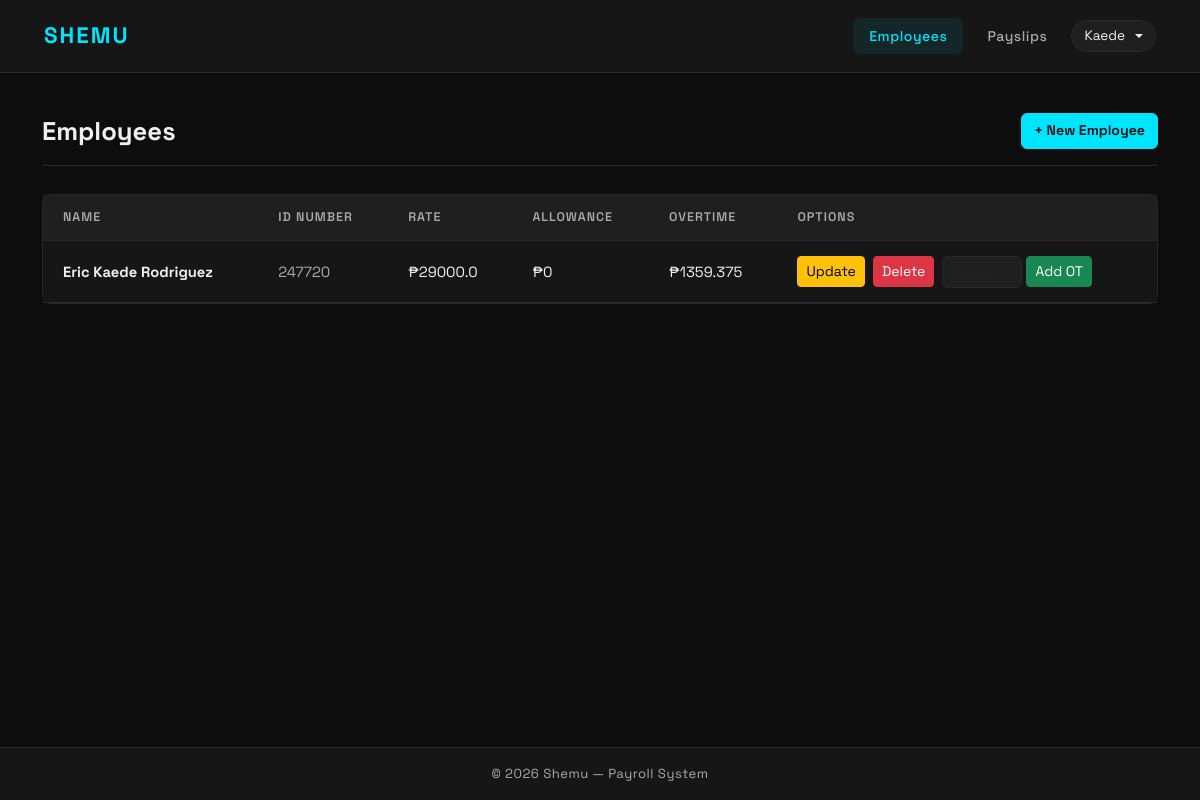
The app's page / (signed in), older data.
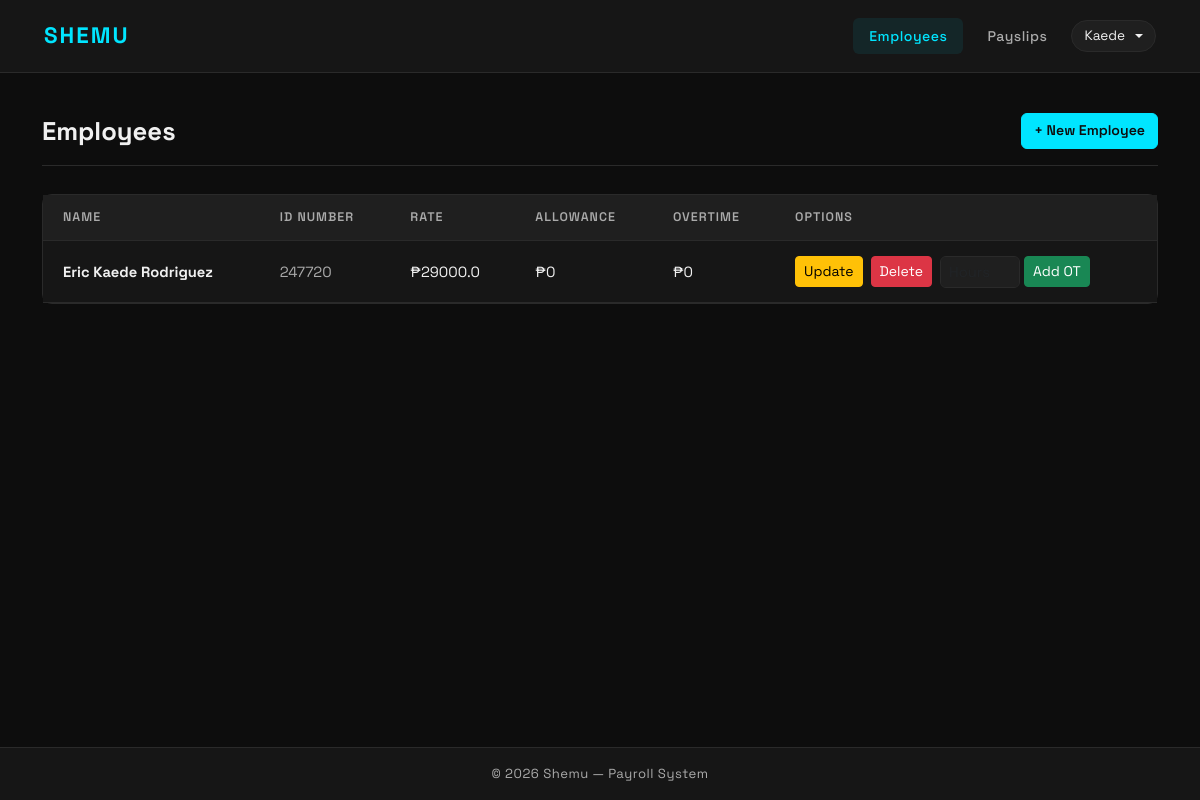
The same page, newer data.
### payroll_app/models.py (models this page shows, shortened)
class Employee(models.Model):
    name = models.CharField(max_length=300)
    id_number = models.CharField(max_length=50, primary_key=True, unique=True)
    rate = models.FloatField()
    overtime_pay = models.FloatField(null=True, blank=True)
    allowance = models.FloatField(null=True, blank=True)

### payroll_app/views.py (the view)
# urls.py: path('', views.employees, name='employees'),
def employees(request):
    if not request.user.is_authenticated:
        return redirect('login')
    all_employees = Employee.objects.all()
    return render(request, 'payroll_app/employees.html', {'employees': all_employees})

### payroll_app/templates/payroll_app/employees.html (shortened to what this page needs)
{% extends 'payroll_app/base.html' %}
{% block content %}
<div class="page-header">
    <h1 class="page-title">Employees</h1>
    <a href="{% url 'create_employee' %}" class="btn btn-accent">+ New Employee</a>
</div>
<div class="card">
    <table class="table table-hover mb-0">
        <thead>
            <tr>
                <th>Name</th>
                <th>ID Number</th>
                <th>Rate</th>
                <th>Allowance</th>
                <th>Overtime</th>
                <th>Options</th>
            </tr>
        </thead>
        <tbody>
            {% for emp in employees %}
            <tr>
                <td><strong>{{ emp.name }}</strong></td>
                <td><span class="text-muted">{{ emp.id_number }}</span></td>
                <td>₱{{ emp.rate }}</td>
                <td>₱{{ emp.allowance|default:"0" }}</td>
                <td>₱{{ emp.overtime_pay|default:"0" }}</td>
                <td>
                    <div class="d-flex align-items-center gap-2 flex-wrap">
                        <a href="{% url 'update_employee' emp.id_number %}" class="btn btn-sm btn-warning">Update</a>
                        <form method="post" action="{% url 'delete_employee' emp.id_number %}" class="d-inline" onsubmit="return confirm('Are you sure you want to delete {{ emp.name }}?')">
                            <button type="submit" class="btn btn-sm btn-danger">Delete</button>
                        </form>
                        <form method="post" action="{% url 'add_overtime' emp.id_number %}" class="d-inline d-flex align-items-center gap-1">
                            <input type="number" name="overtime_hours" placeholder="Hours" min="0" step="0.01" class="form-control form-control-sm" style="width:80px">
                            <button type="submit" class="btn btn-sm btn-success">Add OT</button>
                        </form>
                    </div>
                </td>
            </tr>
            {% empty %}
            <tr>
                <td colspan="6" class="text-center text-muted py-4">No employees yet. Add one to get started.</td>
            </tr>
            {% endfor %}
        </tbody>
    </table>
</div>
{% endblock %}

Row changes from the older to the newer data that the page shows:
changed Employee "Eric Kaede Rodriguez": overtime_pay "1359.375" → "0"
